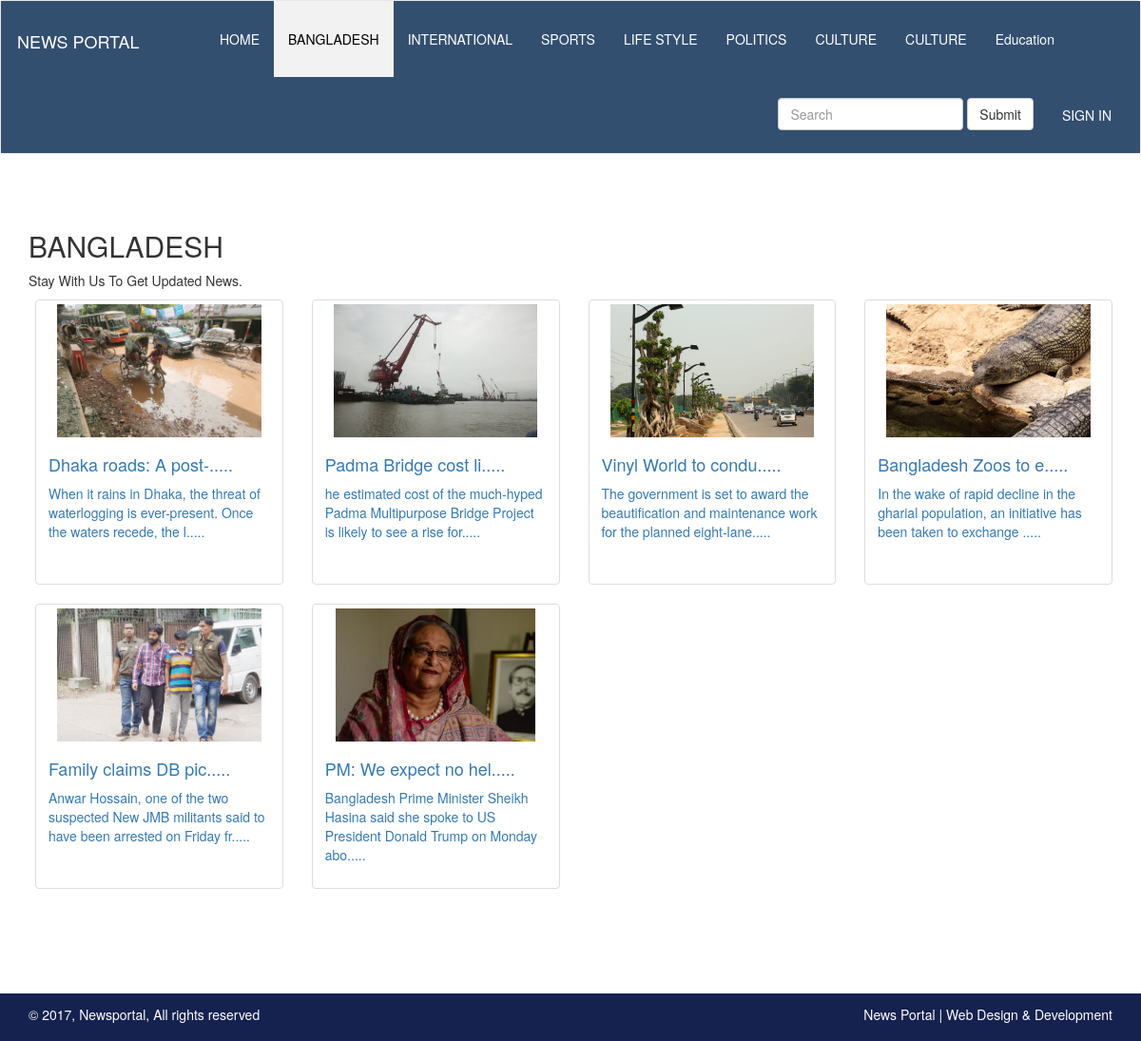
The app's page /php/src/page.php?catid=2 with its own data.
### tables this page shows
CREATE TABLE `page` (
  `id` int(11) NOT NULL,
  `menu` varchar(100) NOT NULL,
  `categoryid` int(11) NOT NULL
);

CREATE TABLE `user` (
  `id` int(11) NOT NULL,
  `name` varchar(25) DEFAULT NULL,
  `email` varchar(50) DEFAULT NULL,
  `password` varchar(25) DEFAULT NULL,
  `role` varchar(20) DEFAULT NULL,
  `details` varchar(100) DEFAULT NULL
);

CREATE TABLE `newspost` (
  `post_id` int(11) NOT NULL,
  `title` varchar(50) DEFAULT NULL,
  `content` longtext DEFAULT NULL,
  `image` varchar(50) DEFAULT NULL,
  `time_date` timestamp NOT NULL DEFAULT current_timestamp() ON UPDATE current_timestamp(),
  `approved` varchar(25) DEFAULT 'no'
);

### php/src/lib/Database.php (called while the page is built, shortened)
<?php
Class Database{
	public $host   = DB_HOST;
	public $user   = DB_USER;
	public $pass   = DB_PASS;
	public $dbname = DB_NAME;
	public $link;
	private function connectDB(){
	$this->link = new mysqli($this->host, $this->user, $this->pass, $this->dbname);
 }
	public function select($query){
		$result = $this->link->query($query) or die($this->link->error.__LINE__);
		if($result->num_rows > 0){
			return $result;
		} else {
			return false;
		}
	}
}

### php/src/lib/Session.php (called while the page is built, shortened)
<?php
   class Session{
       public static function get($key){
            if (!empty($_SESSION[$key])){
                return $_SESSION[$key];
            }else{
                return false;
            }
       }
   }
?>

### php/src/helpers/format.php (called while the page is built, shortened)
<?php
class format{
     public function textshorten($text,$limit){
       $text=$text." ";
       $text = substr($text,0,$limit);
       $text=$text.".....";
       return $text;
     }
}
?>

### php/src/page.php (the view)
<?php include'inc/header.php';?>
<?php
     if($_GET['catid']==NULL || empty($_GET['catid'])){
         header("Location:index.php");
     }else{
         $catid=$_GET['catid'];
     }
?>
    <div class="container content">
     <div class="row ">
         		<div class="col-md-12 col-lg-12 col-sm-12 col-xs-12  ">
                     <?php
                     $query="SELECT * from page where categoryid='$catid'";
                     $cat=$db->select($query);
                     if($cat){
                         $result=$cat->fetch_assoc();
                     ?>
            <h2> <?php echo $result['menu']?> </h2>
            <?php }?>
            <p> Stay With Us To Get Updated News.</p>
            </div>
     </div>
      <div class="row content-inside">
         <?php
          $query1="SELECT user.name,title,time_date,content,image,newspost.post_id
           FROM user JOIN writes JOIN newspost JOIN post_category
           on user.id=writes.user_id AND newspost.post_id=writes.post_id AND newspost.approved='yes'
           WHERE post_category.cat_id =$catid && post_category.post_id=newspost.post_id
           ORDER BY newspost.post_id DESC ";
          $post1=$db->select($query1);
      ?>
			<ul class="media-list main-list">
      <?php if($post1){
          while($result1=$post1->fetch_assoc()){
      ?>
        <div class="col-xs-18 col-sm-6 col-md-3 ">
          <div class="thumbnail">
            <img src="admin/<?php echo $result1['image'];?>">
              <div class="caption">
          <a href="post.php?id=<?php echo $result1['post_id'];?>" >
                <h4><?php echo $fm->textshorten($result1['title'],20);?></h4>
          </a>
          <a href="post.php?id=<?php echo $result1['post_id'];?>" >
                <p><?php echo $fm->textshorten($result1['content'],100); ?></p>
         </a>
            </div>
          </div>
        </div>
         <?php }?>
        <?php }else{
       echo"internal problem";
      }?>
  </div>
</div>
<?php include'inc/footer.php';?>

### php/src/inc/header.php (shortened to what this page needs)
<?php include'lib/Database.php';?>
<?php include'helpers/format.php';?>
<?php include'lib/Session.php';?>
<?php
     $path =$_SERVER['SCRIPT_FILENAME'];
     $currentPage=basename($path,'.php');
      $db = new Database();
      $fm=new format();
?>
<!doctype html>
<html class="no-js" lang="">
    <head>
        <link rel="stylesheet" href="http://fortawesome.github.io/Font-Awesome/assets/font-awesome/css/font-awesome.css">
         <link rel="stylesheet" href="css/bootstrap.min.css">
        <link rel="stylesheet" href="css/main.css">
    </head>
    <body>
  <nav class="navbar navbar-default" role="navigation">
  <div class="container-fluid">
    <div class="navbar-header">
      <a class="navbar-brand" href="index.php">NEWS PORTAL</a>
    </div>
    <div class="navbar-collapse style= collapse in" id="bs-megadropdown-tabs" style="
    padding-left: 0px;">
        <ul class="nav navbar-nav">
            <li class="<?php if($currentPage =='index'){echo 'active';}?>"><a href="index.php"> HOME</a></li>
            <?php
              $query="SELECT menu,categoryid FROM page WHERE 1";
              $menu=$db->select($query);
              if($menu){
                  while($result=$menu->fetch_assoc()){
            ?>
             <li  class="<?php if(isset ($_GET['catid']) && $_GET['catid']==$result['categoryid']){
                 echo'active';
                  }
                 ?>"><a href="page.php?catid=<?php echo $result['categoryid']?>"> <?php echo $result['menu'];?></a></li>
             <?php }
             }?>
        </ul>
        <ul class="nav navbar-nav navbar-right">
          <form class="navbar-form navbar-left" role="search" method="GET" action="search.php">
                  <div class="form-group">
                    <input type="text" class="form-control" placeholder="Search" name="search">
                  <button type="submit" class="btn btn-default">Submit</button>
                  </div>
              </form>
            <li class="">
            <?php
            if (Session::get('login')==false){
                  echo'<a href="/news/admin" >SIGN IN</a>';
            }?>
            </li>
    </div>
  </div>
</nav>

### php/src/css/main.css (style rules this page uses)
body { height:100%; }
.thumbnail > img { display: block; max-width: 100%; height: 140px !important; }
.navbar-brand { width: 200px; height: 50px; padding: 17px; color: #fff !important; }
.navbar-form .form-group { display: inline-block; margin-bottom: 0; vertical-align: middle; padding-top: 14px; }
.navbar-brand, .navbar-nav > li > a { line-height: 50px !important; height: 80px !important; }
.navbar-nav { padding-left: 15px; }
.navbar-default .navbar-collapse, .navbar-default .navbar-form { border-color: #00486c; }
.container-fluid { padding-right: 15px; padding-left: 15px; margin-right: auto; margin-left: auto; background-color: rgb(51,79,111); }
.navbar-default .navbar-nav>.active>a, .navbar-default .navbar-default .navbar-nav>.active>a:focus { color: #000; background-color: #f2f2f2; }
.navbar-default .navbar-nav>li>a { color: white; }
.thumbnail { height:300px !important; }
.main-list { padding-left: .5em; }
.content { margin-top: 60px; }
.content { min-height: 100%; }

### records on screen
page: menu "BANGLADESH"
page: menu "INTERNATIONAL"
page: menu "SPORTS"
page: menu "LIFE STYLE"
page: menu "POLITICS"
page: menu "CULTURE"
page: menu "CULTURE"
page: menu "Education"
user: newspost.image (picture), newspost.title "Dhaka roads: A post-.....", newspost.content "When it rains in Dhaka, the threat of waterlogging is ever-present. Once the waters recede, the l.....", newspost.title "Padma Bridge cost li.....", newspost.content "he estimated cost of the much-hyped Padma Multipurpose Bridge Project is likely to see a rise for.....", newspost.title "Vinyl World to condu.....", newspost.content "The government is set to award the beautification and maintenance work for the planned eight-lane.....", newspost.title "Bangladesh Zoos to e.....", newspost.content "In the wake of rapid decline in the gharial population, an initiative has been taken to exchange .....", newspost.title "Family claims DB pic.....", newspost.content "Anwar Hossain, one of the two suspected New JMB militants said to have been arrested on Friday fr....."
user: newspost.image (picture), newspost.title "PM: We expect no hel.....", newspost.content "Bangladesh Prime Minister Sheikh Hasina said she spoke to US President Donald Trump on Monday abo....."
